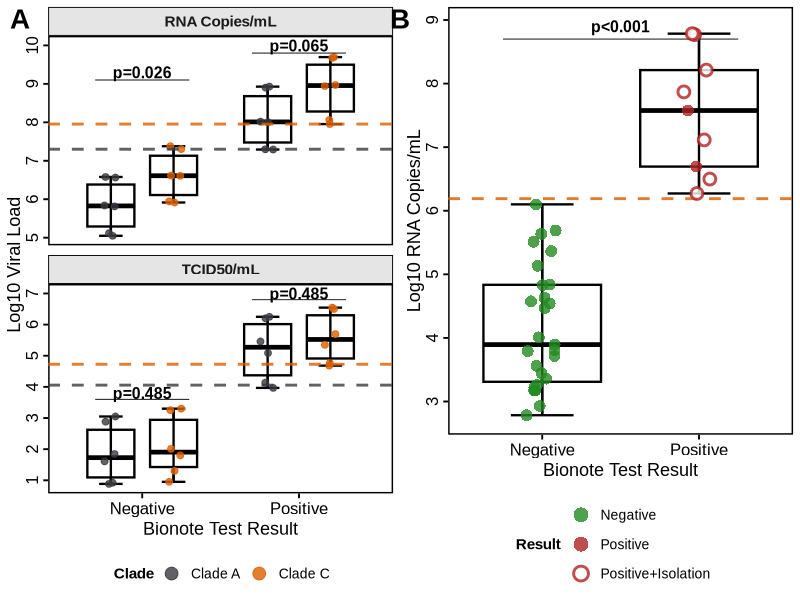
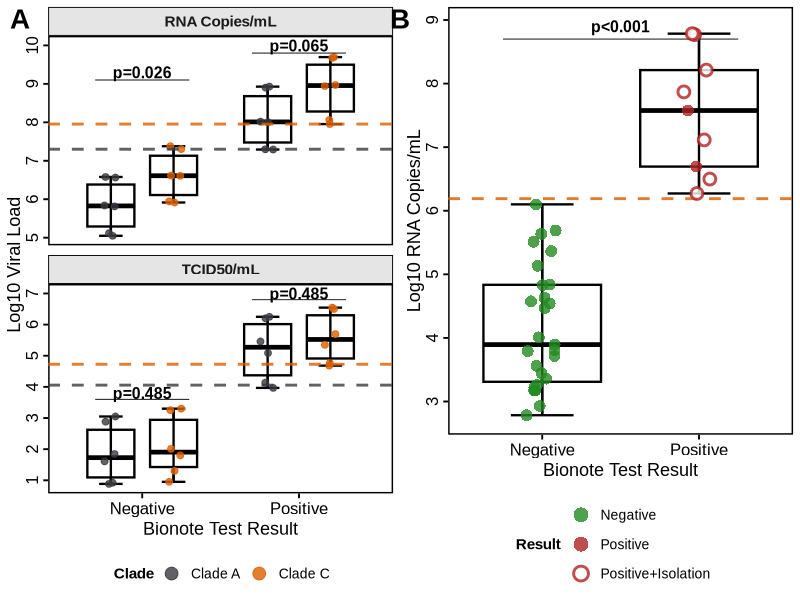
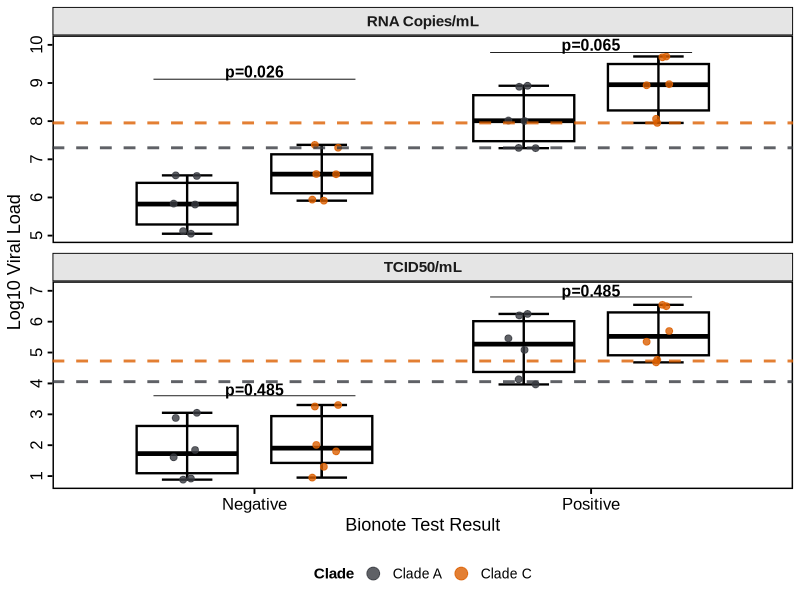
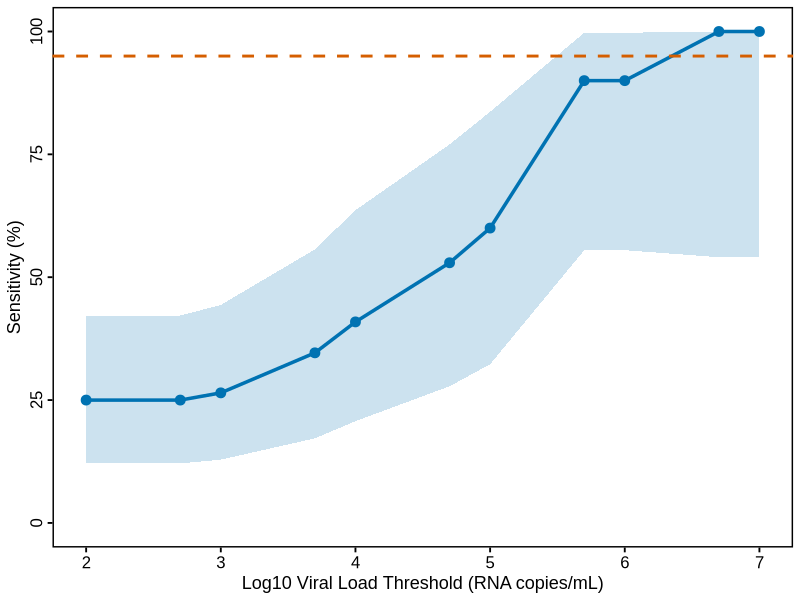
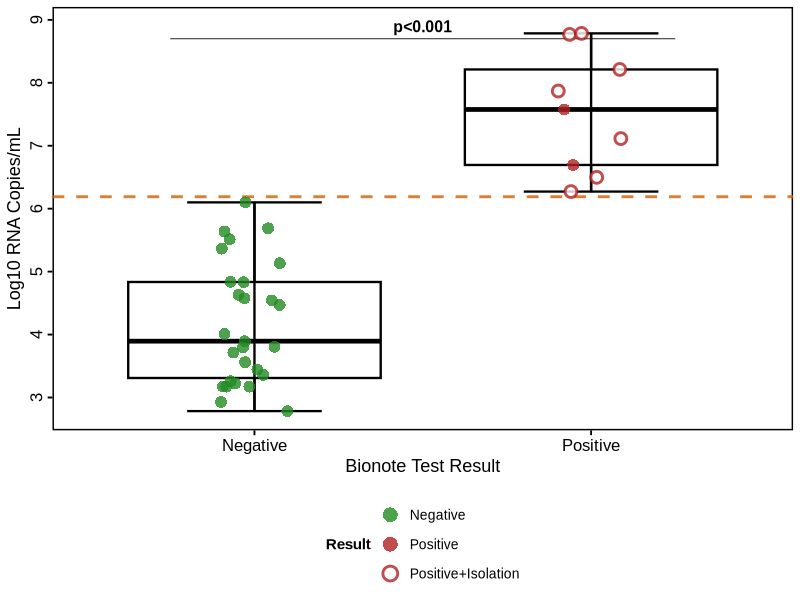
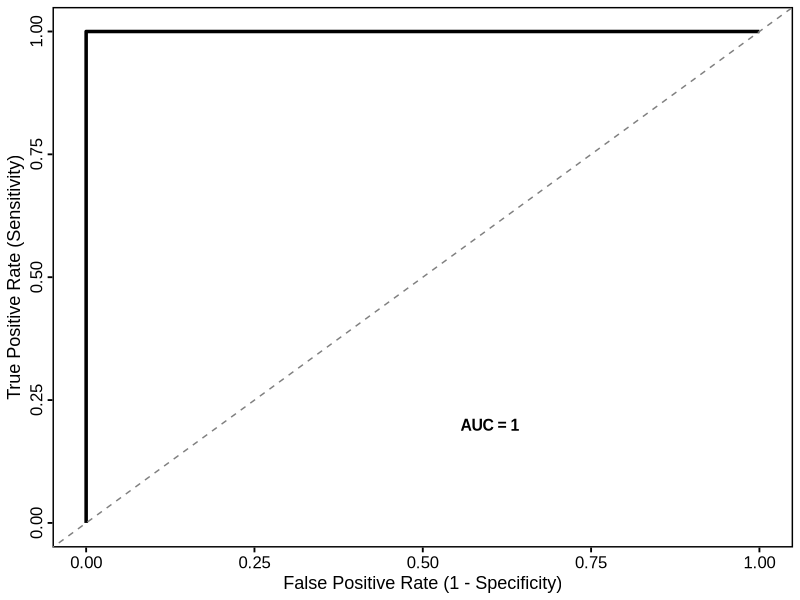
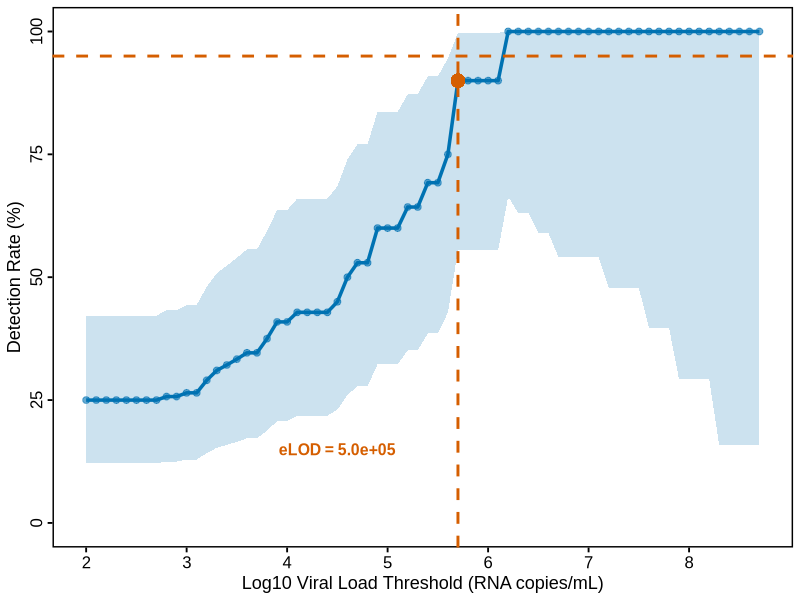

Here is the R script that generated these plots, in order: (Note: this script raises an error after producing the figures.)
#=============================================================================
# MERS-CoV Bionote Rapid Antigen Test Validation: Complete Figure Generation
#=============================================================================
# Title:
# "On-site Detection of MERS-CoV Infections in a Camel Slaughterhouse in Kenya 
# Using a Commercial Rapid Antigen Test"
#
# FIGURE 1: Clade comparison and validation analysis (Combined A+B panels)
# FIGURE 2: Four-panel validation analysis (Panels A, B, C, D)
#
# Author: Brian Ogoti
# Institution: CEMA-UON Nairobi, Kenya
#
# 
# Required data files:
# - clade_bionote_analysis.csv: Clade comparison data (A vs C)
# - Bionote_results.csv: Field validation study results
#=============================================================================

# Load required libraries
library(tidyverse)
library(ggplot2)
library(cowplot)
library(scales)
library(pROC)

# Set working directory
setwd("/Users/admin/Desktop/HpDiskE/LocalDisk/Manuscripts/MERS_COV Rapid Kit validation")

#=============================================================================
# UTILITY FUNCTIONS
#=============================================================================

# Safe log10 transformation function (handles zero and negative values)
safe_log10 <- function(x) {
  ifelse(is.na(x) | x <= 0, NA, log10(x))
}

# Statistical testing function for clade comparisons
perform_stat_test <- function(data, group_var, value_var) {
  # Perform Mann-Whitney U test (non-parametric)
  test_result <- wilcox.test(
    data[[value_var]][data[[group_var]] == levels(data[[group_var]])[1]],
    data[[value_var]][data[[group_var]] == levels(data[[group_var]])[2]]
  )
  
  p_value <- test_result$p.value
  
  # Format p-value for display
  if (p_value < 0.001) {
    p_text <- "p<0.001"
  } else if (p_value < 0.01) {
    p_text <- paste0("p=", sprintf("%.3f", p_value))
  } else {
    p_text <- paste0("p=", sprintf("%.3f", p_value))
  }
  
  return(list(p_value = p_value, p_text = p_text))
}

# Sensitivity analysis function for threshold-based performance evaluation
calc_sensitivity_by_threshold <- function(data, thresholds) {
  results <- data.frame()
  
  for (threshold in thresholds) {
    # Filter data above threshold and calculate detection rate
    subset_data <- data %>% 
      filter(MERS_RNA_copies_per_ml >= threshold) %>%
      summarize(total = n(), detected = sum(Bionote_positive))
    
    if (subset_data$total > 0) {
      # Calculate sensitivity and confidence intervals
      sens <- subset_data$detected / subset_data$total * 100
      binom_test <- binom.test(subset_data$detected, subset_data$total)
      ci_lower <- binom_test$conf.int[1] * 100
      ci_upper <- binom_test$conf.int[2] * 100
    } else {
      sens <- NA; ci_lower <- NA; ci_upper <- NA
    }
    
    results <- rbind(results, data.frame(
      threshold = threshold,
      log10_threshold = log10(threshold),
      sensitivity = sens,
      ci_lower = ci_lower,
      ci_upper = ci_upper
    ))
  }
  
  return(results[!is.na(results$sensitivity), ])
}

#=============================================================================
# DATA LOADING AND PREPROCESSING
#=============================================================================

cat("Loading and preprocessing datasets...\n")

# Load clade comparison data (Figure 1A)
clade_data <- read.csv("clade_bionote_analysis.csv", header = TRUE, stringsAsFactors = FALSE)

clade_processed <- clade_data %>%
  rename(
    sample_id = `Sample.ID`,
    virus_dose = `Virus.dose..expected.TCID50.mL.`,
    test_result = `Rapid.Ag.Test.result..15.min.`,
    tcid50_measured = `TCID50.mL..VeroE6.T.titration.`,
    genome_copies = `genome.copies.mL`
  ) %>%
  mutate(
    clade = case_when(
      str_detect(virus_dose, "EMC") ~ "EMC (Clade A)",
      str_detect(virus_dose, "Kenya/9954") ~ "Kenya/9954 (Clade C)",
      TRUE ~ "Unknown"
    ),
    log10_genome_copies = safe_log10(genome_copies),
    log10_tcid50 = safe_log10(tcid50_measured),
    test_result_simplified = case_when(
      test_result %in% c("+", "faint", "very faint") ~ "Positive",
      test_result == "-" ~ "Negative",
      TRUE ~ "Negative"
    ),
    test_result_numeric = case_when(
      test_result_simplified == "Positive" ~ 0.6,
      test_result_simplified == "Negative" ~ 0.4,
      TRUE ~ NA_real_
    ),
    clade = factor(clade, levels = c("EMC (Clade A)", "Kenya/9954 (Clade C)")),
    test_result_simplified = factor(test_result_simplified, levels = c("Negative", "Positive"))
  )

# Load validation data (Figure 1B and Figure 2)
validation_data <- read.csv("Bionote_results.csv", header = TRUE, stringsAsFactors = FALSE)

# Check column structure
cat("Validation dataset columns:\n")
print(colnames(validation_data))

# Standardize column names
colnames(validation_data)[6] <- "Viral_isolation"

validation_processed <- validation_data %>%
  rename(
    No = No,
    Animal_ID = Animal_ID,
    final_PCR_result = Final_result,
    MERS_RNA_copies_per_ml = MERS_RNA_copiesPerml,
    Bionote_result = Bionote_result,
    Viral_isolation = Viral_isolation
  ) %>%
  filter(!is.na(final_PCR_result) & !is.na(Bionote_result)) %>%
  mutate(
    final_PCR_result = factor(final_PCR_result, levels = c("Negative", "Positive")),
    Bionote_result = factor(Bionote_result, levels = c("Negative", "Positive")),
    Viral_isolation = factor(Viral_isolation, levels = c("Negative", "Positive")),
    PCR_positive = ifelse(final_PCR_result == "Positive", 1, 0),
    Bionote_positive = ifelse(Bionote_result == "Positive", 1, 0),
    Viral_isolation_positive = ifelse(Viral_isolation == "Positive", 1, 0),
    MERS_RNA_copies_per_ml = as.numeric(MERS_RNA_copies_per_ml),
    log10_viral_load = safe_log10(MERS_RNA_copies_per_ml)
  )

# Prepare data for analysis
pcr_pos_data <- validation_processed %>% 
  filter(PCR_positive == 1) %>%
  arrange(MERS_RNA_copies_per_ml)

pcr_pos_with_isolation <- validation_processed %>%
  filter(PCR_positive == 1 & !is.na(Viral_isolation)) %>%
  arrange(MERS_RNA_copies_per_ml)

# Prepare combined clade data for box plots (Figure 1A)
clade_combined_data <- clade_processed %>%
  select(sample_id, clade, test_result_simplified, test_result_numeric, genome_copies, tcid50_measured) %>%
  pivot_longer(
    cols = c(genome_copies, tcid50_measured),
    names_to = "measurement_type",
    values_to = "viral_load"
  ) %>%
  mutate(
    measurement_type = case_when(
      measurement_type == "genome_copies" ~ "RNA Copies/mL",
      measurement_type == "tcid50_measured" ~ "TCID50/mL",
      TRUE ~ measurement_type
    ),
    measurement_type = factor(measurement_type, levels = c("RNA Copies/mL", "TCID50/mL")),
    log10_viral_load = safe_log10(viral_load)
  ) %>%
  filter(!is.na(log10_viral_load))

cat("Clade data loaded:", nrow(clade_combined_data), "measurements\n")
cat("Validation data loaded:", nrow(validation_processed), "samples\n")
cat("PCR-positive samples:", nrow(pcr_pos_data), "\n")

#=============================================================================
# STATISTICAL ANALYSES FOR FIGURE 1
#=============================================================================

cat("\nPerforming statistical analyses for Figure 1...\n")

# Calculate statistics for Panel A (Clade A vs Clade C within each group)
stat_results <- list()

for (mtype in c("RNA Copies/mL", "TCID50/mL")) {
  for (test_result in c("Negative", "Positive")) {
    subset_data <- clade_combined_data %>%
      filter(measurement_type == mtype, test_result_simplified == test_result)
    
    if (nrow(subset_data) > 0 && length(unique(subset_data$clade)) == 2) {
      stat_test <- perform_stat_test(subset_data, "clade", "log10_viral_load")
      stat_results[[paste(mtype, test_result, sep = "_")]] <- stat_test
    }
  }
}

# Statistical test for Panel B (Negative vs Positive)
pcr_pos_with_isolation_categorized <- pcr_pos_with_isolation %>%
  mutate(
    x_position = ifelse(Bionote_result == "Positive", 0.6, 0.4),
    result_category = case_when(
      Bionote_result == "Negative" ~ "Negative",
      Bionote_result == "Positive" & Viral_isolation == "Negative" ~ "Positive",
      Bionote_result == "Positive" & Viral_isolation == "Positive" ~ "Positive+Isolation",
      TRUE ~ "Other"
    ),
    result_category = factor(result_category,
                             levels = c("Negative", "Positive", "Positive+Isolation")),
    point_shape = case_when(
      result_category %in% c("Negative", "Positive") ~ "Regular",
      result_category == "Positive+Isolation" ~ "Isolation",
      TRUE ~ "Other"
    )
  )

stat_test_panel_b <- perform_stat_test(pcr_pos_with_isolation_categorized, "Bionote_result", "log10_viral_load")

# Print Figure 1 statistical results
cat("=== FIGURE 1 STATISTICAL RESULTS ===\n")
for (name in names(stat_results)) {
  result <- stat_results[[name]]
  cat(sprintf("%s: %s\n", name, result$p_text))
}
cat(sprintf("Panel B - Negative vs Positive: %s\n", stat_test_panel_b$p_text))

#=============================================================================
# STATISTICAL ANALYSES FOR FIGURE 2
#=============================================================================

cat("\nPerforming statistical analyses for Figure 2...\n")

# Define viral load thresholds for sensitivity analysis (Panel A)
thresholds <- c(1e2, 5e2, 1e3, 5e3, 1e4, 5e4, 1e5, 5e5, 1e6, 5e6, 1e7)
sensitivity_by_threshold <- calc_sensitivity_by_threshold(pcr_pos_data, thresholds)

# ROC curve analysis (Panel B)
roc_data <- pcr_pos_data %>% select(log10_viral_load, Bionote_positive) %>% na.omit()
roc_curve <- roc(roc_data$Bionote_positive, roc_data$log10_viral_load)
auc_value <- auc(roc_curve)

# Limit of Detection (LOD) analysis (Panel C)
fine_thresholds <- 10^seq(2, 9, by = 0.1)
detection_rates <- calc_sensitivity_by_threshold(pcr_pos_data, fine_thresholds)

# Determine optimal LOD
if (max(detection_rates$sensitivity, na.rm = TRUE) >= 95) {
  detection_rates$diff_from_95 <- abs(detection_rates$sensitivity - 95)
  lod_row <- detection_rates[which.min(detection_rates$diff_from_95),]
  lod_threshold <- lod_row$threshold
  lod_detection_rate <- lod_row$sensitivity
} else {
  max_sens_row <- detection_rates[which.max(detection_rates$sensitivity),]
  lod_threshold <- max_sens_row$threshold
  lod_detection_rate <- max_sens_row$sensitivity
}

# Logistic regression for detection probability (Panel D)
logistic_success <- FALSE
if (nrow(pcr_pos_data) > 5) {
  tryCatch({
    logistic_model <- glm(Bionote_positive ~ log10_viral_load,
                          family = binomial(link = "logit"), data = pcr_pos_data)
    
    pred_data <- data.frame(
      log10_viral_load = seq(min(pcr_pos_data$log10_viral_load, na.rm = TRUE),
                             max(pcr_pos_data$log10_viral_load, na.rm = TRUE),
                             length.out = 100)
    )
    pred_data$detection_prob <- predict(logistic_model, newdata = pred_data, type = "response")
    logistic_success <- TRUE
  }, warning = function(w) {
    logistic_success <<- TRUE  # Continue despite warnings
  }, error = function(e) {
    cat("Logistic regression failed:", e$message, "\n")
  })
}

#=============================================================================
# FIGURE 1: CLADE COMPARISON AND VALIDATION ANALYSIS
#=============================================================================

cat("\nGenerating Figure 1: Clade Comparison and Validation Analysis...\n")

# Define color palettes and labels
clade_palette <- c("EMC (Clade A)" = "#373A40", "Kenya/9954 (Clade C)" = "#DC5F00")
clade_labels <- c("EMC (Clade A)" = "Clade A", "Kenya/9954 (Clade C)" = "Clade C")
result_colors <- c("Negative" = "forestgreen", "Positive" = "firebrick", "Positive+Isolation" = "firebrick")
shape_values <- c("Regular" = 16, "Isolation" = 21)

# Define LOD values
lod_clade_a_rna <- log10(2.0e7)  # Clade A RNA copies/mL
lod_clade_c_rna <- log10(9.0e7)  # Clade C RNA copies/mL
lod_clade_a_tcid50 <- log10(1.14e4)  # Clade A TCID50/mL
lod_clade_c_tcid50 <- log10(5.32e4)  # Clade C TCID50/mL
lod_validation_rna <- 6.19       # Validation study LOD (log10)

# Create annotation data for facet-specific p-values
annotation_data <- data.frame(
  measurement_type = c("RNA Copies/mL", "RNA Copies/mL", "TCID50/mL", "TCID50/mL"),
  group = c("Negative", "Positive", "Negative", "Positive"),
  x = c(1.0, 2.0, 1.0, 2.0),
  y = c(9.3, 10.0, 3.8, 7.0),
  segment_x1 = c(0.7, 1.7, 0.7, 1.7),
  segment_x2 = c(1.3, 2.3, 1.3, 2.3),
  segment_y = c(9.1, 9.8, 3.6, 6.8),
  p_text = c(
    ifelse("RNA Copies/mL_Negative" %in% names(stat_results), stat_results[["RNA Copies/mL_Negative"]]$p_text, ""),
    ifelse("RNA Copies/mL_Positive" %in% names(stat_results), stat_results[["RNA Copies/mL_Positive"]]$p_text, ""),
    ifelse("TCID50/mL_Negative" %in% names(stat_results), stat_results[["TCID50/mL_Negative"]]$p_text, ""),
    ifelse("TCID50/mL_Positive" %in% names(stat_results), stat_results[["TCID50/mL_Positive"]]$p_text, "")
  )
)

# Panel A: Clade comparison with box plots, LOD lines and p-values
panel_a_figure1 <- ggplot(clade_combined_data, aes(x = test_result_simplified, y = log10_viral_load)) +
  # Box plots
  geom_boxplot(aes(group = interaction(test_result_simplified, clade)),
               fill = "white", color = "black", alpha = 1, 
               outlier.shape = NA, width = 0.6, 
               position = position_dodge(0.8), size = 0.8) +
  # Error bars
  stat_boxplot(aes(group = interaction(test_result_simplified, clade)),
               geom = "errorbar", width = 0.3, size = 0.8, 
               position = position_dodge(0.8), color = "black") +
  # Data points
  geom_point(aes(color = clade), size = 2, alpha = 0.8,
             position = position_jitterdodge(dodge.width = 0.8, jitter.width = 0.2)) +
  # LOD lines for RNA panel
  geom_hline(data = subset(clade_combined_data, measurement_type == "RNA Copies/mL"),
             aes(yintercept = lod_clade_a_rna), 
             linetype = "dashed", color = "#373A40", size = 1, alpha = 0.8) +
  geom_hline(data = subset(clade_combined_data, measurement_type == "RNA Copies/mL"),
             aes(yintercept = lod_clade_c_rna), 
             linetype = "dashed", color = "#DC5F00", size = 1, alpha = 0.8) +
  # LOD lines for TCID50 panel
  geom_hline(data = subset(clade_combined_data, measurement_type == "TCID50/mL"),
             aes(yintercept = lod_clade_a_tcid50), 
             linetype = "dashed", color = "#373A40", size = 1, alpha = 0.8) +
  geom_hline(data = subset(clade_combined_data, measurement_type == "TCID50/mL"),
             aes(yintercept = lod_clade_c_tcid50), 
             linetype = "dashed", color = "#DC5F00", size = 1, alpha = 0.8) +
  # Facet-specific p-value annotations
  geom_segment(data = annotation_data,
               aes(x = segment_x1, xend = segment_x2, y = segment_y, yend = segment_y),
               color = "black", size = 0.3, inherit.aes = FALSE) +
  geom_text(data = annotation_data,
            aes(x = x, y = y, label = p_text),
            size = 4, family = "Arial", fontface = "bold", 
            inherit.aes = FALSE) +
  # Aesthetics and theming
  scale_color_manual(values = clade_palette, name = "Clade", labels = clade_labels) +
  facet_wrap(~ measurement_type, scales = "free_y", ncol = 1) +
  labs(x = "Bionote Test Result", y = "Log10 Viral Load") +
  theme_minimal(base_size = 14, base_family = "Arial") +
  theme(
    panel.background = element_rect(fill = "transparent", color = "black", size = 1),
    panel.grid = element_blank(),
    plot.background = element_rect(fill = "transparent", color = NA),
    axis.text.x = element_text(size = 12, color = "black"),
    axis.text.y = element_text(size = 12, color = "black", angle = 90, hjust = 0.5),
    axis.title.x = element_text(size = 13, color = "black"),
    axis.title.y = element_text(size = 13, color = "black"),
    legend.position = "bottom",
    legend.title = element_text(size = 11, face = "bold"),
    legend.text = element_text(size = 10),
    legend.key.size = unit(0.5, "cm"),
    legend.background = element_rect(fill = "transparent", color = NA),
    plot.margin = margin(5, 5, 5, 5),
    axis.ticks = element_line(color = "black"),
    strip.text = element_text(size = 11, face = "bold"),
    strip.background = element_rect(fill = "gray90", color = "black")
  ) +
  scale_y_continuous(breaks = seq(1, 11, by = 1), labels = seq(1, 11, by = 1)) +
  guides(color = guide_legend(override.aes = list(size = 4)))

# Panel B: Validation study with viral isolation data
panel_b_figure1 <- ggplot(pcr_pos_with_isolation_categorized,
                          aes(x = x_position, y = log10_viral_load)) +
  # Box plots
  geom_boxplot(aes(group = cut(x_position, breaks = c(0.35, 0.5, 0.65))),
               fill = "white", color = "black", alpha = 1, 
               outlier.shape = NA, width = 0.15, size = 0.8) +
  # Error bars
  stat_boxplot(aes(group = cut(x_position, breaks = c(0.35, 0.5, 0.65))),
               geom = "errorbar", width = 0.08, size = 0.8, color = "black") +
  # LOD line
  geom_hline(yintercept = lod_validation_rna, 
             linetype = "dashed", color = "#D55E00", size = 1, alpha = 0.8) +
  # P-value annotation
  annotate("segment", x = 0.35, xend = 0.65, y = 8.7, yend = 8.7, 
           color = "black", size = 0.3) +
  annotate("text", x = 0.5, y = 8.9, 
           label = stat_test_panel_b$p_text,
           size = 4, family = "Arial", fontface = "bold") +
  # Data points
  geom_point(aes(color = result_category, shape = point_shape,
                 fill = ifelse(result_category == "Positive+Isolation", "white",
                               ifelse(result_category == "Positive", "firebrick", "forestgreen"))),
             size = 3, alpha = 0.8, stroke = 1.5,
             position = position_jitter(width = 0.02, height = 0)) +
  scale_color_manual(values = result_colors, name = "Result") +
  scale_shape_manual(values = shape_values, guide = "none") +
  scale_fill_identity() +
  scale_x_continuous(breaks = c(0.4, 0.6), labels = c("Negative", "Positive"), limits = c(0.3, 0.7)) +
  labs(x = "Bionote Test Result", y = "Log10 RNA Copies/mL") +
  theme_minimal(base_size = 14, base_family = "Arial") +
  theme(
    panel.background = element_rect(fill = "transparent", color = "black", size = 1),
    panel.grid = element_blank(),
    plot.background = element_rect(fill = "transparent", color = NA),
    axis.text.x = element_text(size = 12, color = "black"),
    axis.text.y = element_text(size = 12, color = "black", angle = 90, hjust = 0.5),
    axis.title.x = element_text(size = 13, color = "black"),
    axis.title.y = element_text(size = 13, color = "black"),
    legend.position = "bottom",
    legend.title = element_text(size = 11, face = "bold"),
    legend.text = element_text(size = 10),
    legend.key.size = unit(0.5, "cm"),
    legend.background = element_rect(fill = "transparent", color = NA),
    plot.margin = margin(5, 5, 5, 5),
    axis.ticks = element_line(color = "black")
  ) +
  scale_y_continuous(breaks = seq(2, 9, by = 1), labels = seq(2, 9, by = 1)) +
  guides(
    color = guide_legend(
      override.aes = list(
        shape = c(16, 16, 21),
        fill = c("forestgreen", "firebrick", "white"),
        color = c("forestgreen", "firebrick", "firebrick"),
        size = 4
      ),
      ncol = 1, byrow = TRUE
    )
  )

# Combine Figure 1 panels
figure1_combined <- plot_grid(
  panel_a_figure1, panel_b_figure1,
  labels = c("A", "B"),
  label_size = 20, label_fontface = "bold", label_fontfamily = "Arial",
  label_x = c(0, -0.05), label_y = c(1, 1),
  ncol = 2, align = "h", rel_widths = c(1, 1))

figure1_final <- ggdraw(figure1_combined) +
  theme(plot.background = element_rect(fill = "transparent", color = NA))

#=============================================================================
# FIGURE 2: FOUR-PANEL VALIDATION ANALYSIS
#=============================================================================

cat("Generating Figure 2: Four-Panel Validation Analysis...\n")

# Define consistent theme
base_theme <- theme_minimal(base_size = 14, base_family = "Arial") +
  theme(
    panel.background = element_rect(fill = "white", color = "black", size = 1),
    panel.grid = element_blank(),
    axis.text.x = element_text(size = 12, color = "black"),
    axis.text.y = element_text(size = 12, color = "black", angle = 90, hjust = 0.5),
    axis.title.x = element_text(size = 13, color = "black"),
    axis.title.y = element_text(size = 13, color = "black"),
    plot.margin = margin(5, 5, 5, 5),
    axis.ticks = element_line(color = "black")
  )

mers_palette <- c("Negative" = "forestgreen", "Positive" = "firebrick")

# Panel A: Sensitivity vs Viral Load Threshold
panel_a_figure2 <- ggplot(sensitivity_by_threshold, aes(x = log10_threshold, y = sensitivity)) +
  geom_ribbon(aes(ymin = ci_lower, ymax = ci_upper), fill = "#0072B2", alpha = 0.2) +
  geom_line(size = 1.2, color = "#0072B2") +
  geom_point(size = 3, color = "#0072B2") +
  geom_hline(yintercept = 95, linetype = "dashed", color = "#D55E00", size = 1) +
  labs(x = "Log10 Viral Load Threshold (RNA copies/mL)", y = "Sensitivity (%)") +
  base_theme +
  scale_y_continuous(limits = c(0, 100), breaks = seq(0, 100, by = 25)) +
  scale_x_continuous(breaks = seq(2, 7, by = 1), labels = seq(2, 7, by = 1))

# Panel B: ROC Curve
panel_b_figure2 <- ggplot() +
  geom_path(
    data = data.frame(
      specificity = 1 - roc_curve$specificities,
      sensitivity = roc_curve$sensitivities
    ),
    aes(x = specificity, y = sensitivity), size = 1.2, color = "black"
  ) +
  geom_abline(intercept = 0, slope = 1, linetype = "dashed", color = "gray50") +
  labs(x = "False Positive Rate (1 - Specificity)", y = "True Positive Rate (Sensitivity)") +
  base_theme +
  scale_x_continuous(limits = c(0, 1), breaks = seq(0, 1, by = 0.25)) +
  scale_y_continuous(limits = c(0, 1), breaks = seq(0, 1, by = 0.25)) +
  annotate("text", x = 0.6, y = 0.2,
           label = paste("AUC =", round(auc_value, 3)),
           size = 4, fontface = "bold", family = "Arial")

# Panel C: Limit of Detection Analysis
panel_c_figure2 <- ggplot(detection_rates, aes(x = log10_threshold, y = sensitivity)) +
  geom_ribbon(aes(ymin = ci_lower, ymax = ci_upper), fill = "#0072B2", alpha = 0.2) +
  geom_line(size = 1.2, color = "#0072B2") +
  geom_point(size = 2, alpha = 0.6, color = "#0072B2") +
  geom_hline(yintercept = 95, linetype = "dashed", color = "#D55E00", size = 1) +
  geom_vline(xintercept = log10(lod_threshold), linetype = "dashed", color = "#D55E00", size = 1) +
  geom_point(aes(x = log10(lod_threshold), y = lod_detection_rate),
             color = "#D55E00", size = 4) +
  labs(x = "Log10 Viral Load Threshold (RNA copies/mL)", y = "Detection Rate (%)") +
  base_theme +
  scale_y_continuous(limits = c(0, 100), breaks = seq(0, 100, by = 25)) +
  scale_x_continuous(breaks = seq(2, 8, by = 1), labels = seq(2, 8, by = 1)) +
  annotate("text", x = log10(lod_threshold) - 1.2, y = 15,
           label = paste0("eLOD = ", formatC(lod_threshold, format = "e", digits = 1)),
           color = "#D55E00", size = 4, fontface = "bold", family = "Arial")

# Panel D: Detection Probability Model
if (logistic_success) {
  panel_d_figure2 <- ggplot(pred_data, aes(x = log10_viral_load, y = detection_prob)) +
    geom_line(size = 1.2, color = "#0072B2") +
    geom_point(data = pcr_pos_data,
               aes(x = log10_viral_load, y = Bionote_positive, color = Bionote_result),
               alpha = 0.7, size = 2) +
    scale_color_manual(values = mers_palette) +
    labs(x = "Log10 Viral Load (RNA copies/mL)", y = "Detection Probability") +
    base_theme +
    theme(legend.position = "none") +
    scale_x_continuous(breaks = seq(2, 9, by = 1), labels = seq(2, 9, by = 1)) +
    scale_y_continuous(limits = c(0, 1), breaks = seq(0, 1, by = 0.25)) +
    geom_hline(yintercept = 0.95, linetype = "dashed", color = "#D55E00", size = 1)
} else {
  panel_d_figure2 <- ggplot() +
    annotate("text", x = 0.5, y = 0.5, 
             label = "Insufficient data\nfor probability\nmodeling", 
             size = 5, family = "Arial", hjust = 0.5, vjust = 0.5) +
    labs(x = "Log10 Viral Load (RNA copies/mL)", y = "Detection Probability") +
    theme_void() +
    theme(panel.background = element_rect(fill = "white", color = "black", size = 1),
          axis.title = element_text(size = 13, color = "black"))
}

# Combine Figure 2 panels
figure2_combined <- plot_grid(
  panel_a_figure2, panel_b_figure2, panel_c_figure2, panel_d_figure2,
  labels = c("A", "B", "C", "D"),
  label_size = 20, label_fontface = "bold", label_fontfamily = "Arial",
  label_x = c(-0.025, -0.025, -0.025, -0.025), 
  label_y = c(1, 1, 1, 1),
  ncol = 2, nrow = 2, align = "hv"
)

figure2_final <- ggdraw(figure2_combined) +
  theme(plot.background = element_rect(fill = "white", color = NA))

#=============================================================================
# DISPLAY AND SAVE RESULTS
#=============================================================================

# Display both figures
cat("\n=== FIGURE GENERATION COMPLETE ===\n")

print("Figure 1: Clade Comparison and Validation Analysis")
print(figure1_final)

cat("\n")
print("Figure 2: Four-Panel Validation Analysis")
print(figure2_final)

# Print comprehensive summary
cat("\n=== COMPREHENSIVE ANALYSIS SUMMARY ===\n")
cat("Dataset Information:\n")
cat("- Clade comparison measurements:", nrow(clade_combined_data), "\n")
cat("- Validation samples analyzed:", nrow(validation_processed), "\n")
cat("- PCR-positive samples:", nrow(pcr_pos_data), "\n")
cat("- Samples with viral isolation data:", nrow(pcr_pos_with_isolation), "\n")

cat("\nFigure 1 Results:\n")
cat("- Clade A RNA LOD:", formatC(2.0e7, format = "e", digits = 1), "copies/mL\n")
cat("- Clade C RNA LOD:", formatC(9.0e7, format = "e", digits = 1), "copies/mL\n")
cat("- Clade A TCID50 LOD:", formatC(1.14e4, format = "e", digits = 2), "TCID50/mL\n")
cat("- Clade C TCID50 LOD:", formatC(5.32e4, format = "e", digits = 2), "TCID50/mL\n")

cat("\nFigure 2 Results:\n")
cat("- Overall test sensitivity:", round(mean(pcr_pos_data$Bionote_positive) * 100, 1), "%\n")
cat("- Area Under ROC Curve:", round(auc_value, 3), "\n")
cat("- Estimated Limit of Detection:", formatC(lod_threshold, format = "e", digits = 2), "RNA copies/mL\n")
cat("- Detection rate at eLOD:", round(lod_detection_rate, 1), "%\n")

cat("\nStatistical Comparisons (Figure 1):\n")
for (name in names(stat_results)) {
  result <- stat_results[[name]]
  cat(sprintf("- %s: %s\n", name, result$p_text))
}


# Save Figure 1
ggsave("/Users/admin/Desktop/HpDiskE/LocalDisk/Manuscripts/MERS_COV Rapid Kit validation/Figure1_Clade_Comparison_Validation.png", 
       figure1_final, width = 12, height = 8, dpi = 300, bg = "white")
ggsave("/Users/admin/Desktop/HpDiskE/LocalDisk/Manuscripts/MERS_COV Rapid Kit validation/Figure1_Clade_Comparison_Validation.pdf", 
       figure1_final, width = 12, height = 8, bg = "white")

# Save Figure 2
ggsave("/Users/admin/Desktop/HpDiskE/LocalDisk/Manuscripts/MERS_COV Rapid Kit validation/Figure2_Four_Panel_Validation.png", 
       figure2_final, width = 12, height = 10, dpi = 300, bg = "white")
ggsave("/Users/admin/Desktop/HpDiskE/LocalDisk/Manuscripts/MERS_COV Rapid Kit validation/Figure2_Four_Panel_Validation.pdf", 
       figure2_final, width = 12, height = 10, bg = "white")

cat("Figures saved to:", getwd(), "\n")

#=============================================================================
# SESSION INFO FOR REPRODUCIBILITY
#=============================================================================

cat("\n=== SESSION INFORMATION FOR REPRODUCIBILITY ===\n")
print(sessionInfo())

cat("\n=== ANALYSIS COMPLETE ===\n")
cat("Both Figure 1 and Figure 2 have been generated and saved successfully.\n")
cat("All statistical analyses are documented and reproducible.\n")
cat("Data files required: clade_bionote_analysis.csv, Bionote_results.csv\n")

